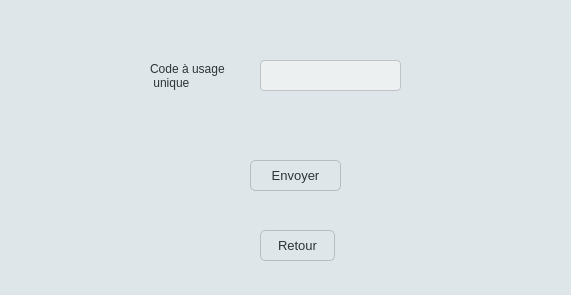
<?xml version="1.0" encoding="UTF-8"?>
<ui version="4.0">
 <class>Double_Auth</class>
 <widget class="QWidget" name="Double_Auth">
  <property name="geometry">
   <rect>
    <x>0</x>
    <y>0</y>
    <width>571</width>
    <height>295</height>
   </rect>
  </property>
  <property name="windowTitle">
   <string>Double authentification - Banc d'essais moteur</string>
  </property>
  <property name="styleSheet">
   <string notr="true">QWidget {
    background-color: #dfe6e9;
    color: #2d3436;
}</string>
  </property>
  <widget class="QLabel" name="label">
   <property name="geometry">
    <rect>
     <x>150</x>
     <y>50</y>
     <width>131</width>
     <height>51</height>
    </rect>
   </property>
   <property name="text">
    <string>Code à usage 
 unique </string>
   </property>
  </widget>
  <widget class="QLineEdit" name="lE_totp">
   <property name="geometry">
    <rect>
     <x>260</x>
     <y>60</y>
     <width>141</width>
     <height>31</height>
    </rect>
   </property>
   <property name="styleSheet">
    <string notr="true">QLineEdit {
    background-color: #ecf0f1;
    border: 1px solid #bdc3c7;
    border-radius: 4px;
    padding: 5px;
    color: #2c3e50;
    font: 12px;
}

QLineEdit:focus {
    border: 1px solid #3498db;
}</string>
   </property>
  </widget>
  <widget class="QPushButton" name="pb_envoyer_code2AF">
   <property name="geometry">
    <rect>
     <x>250</x>
     <y>160</y>
     <width>91</width>
     <height>31</height>
    </rect>
   </property>
   <property name="styleSheet">
    <string notr="true">QPushButton {
    background-color: #dfe6e9;
    border: 1px solid #b2bec3;
    border-radius: 5px;
    color: #2d3436;
    padding: 6px 12px;
    font: 13px;
}

QPushButton:hover {
    background-color: #b2bec3;
}

QPushButton:pressed {
    background-color: #636e72;
    color: #ffffff;
}</string>
   </property>
   <property name="text">
    <string>Envoyer</string>
   </property>
  </widget>
  <widget class="QPushButton" name="pb_2AF_retourAccueil">
   <property name="geometry">
    <rect>
     <x>260</x>
     <y>230</y>
     <width>75</width>
     <height>31</height>
    </rect>
   </property>
   <property name="styleSheet">
    <string notr="true">QPushButton {
    background-color: #dfe6e9;
    border: 1px solid #b2bec3;
    border-radius: 5px;
    color: #2d3436;
    padding: 6px 12px;
    font: 13px;
}

QPushButton:hover {
    background-color: #b2bec3;
}

QPushButton:pressed {
    background-color: #636e72;
    color: #ffffff;
}</string>
   </property>
   <property name="text">
    <string>Retour</string>
   </property>
  </widget>
  <widget class="QLabel" name="l_erreur">
   <property name="geometry">
    <rect>
     <x>170</x>
     <y>100</y>
     <width>241</width>
     <height>41</height>
    </rect>
   </property>
   <property name="text">
    <string/>
   </property>
  </widget>
 </widget>
 <resources/>
 <connections/>
</ui>
